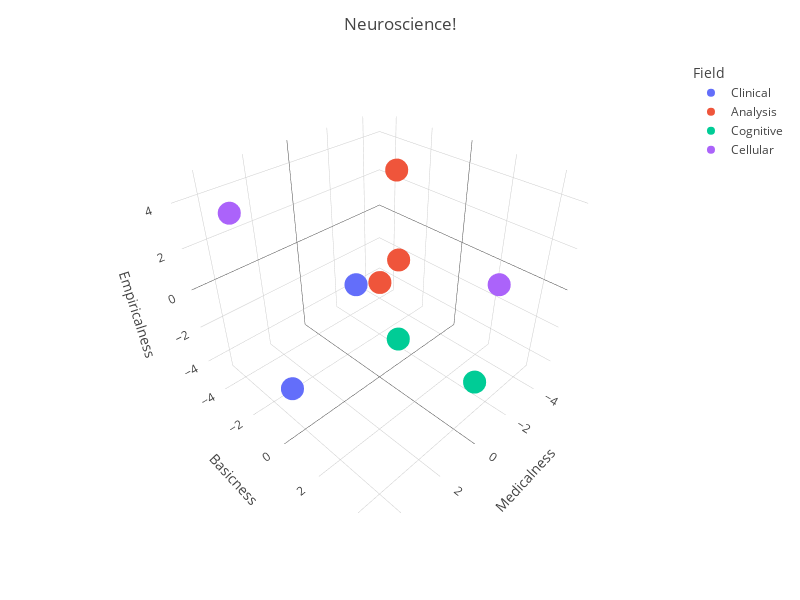

This figure's notebook cell:
### Code cell
fig = px.scatter_3d(df, x='MedicalMaths', y='BasicTranslational', z='EmpiricalTheoretical', color='Field', hover_name='Name')
fig.update_layout(width=800, height=600, title = 'Neuroscience!', template='none',
                  scene = dict(xaxis=dict(title='Medicalness', range=[-5,5]),
                               yaxis=dict(title='Basicness', range=[-5,5]),
                               zaxis=dict(title='Empiricalness', range=[-5,5]),
                               #bgcolor = 'rgb(20, 24, 54)' #, titlefont_color='white'
                           ))
fig.show()

### Figure 1 — Plotly figure (JSON) as saved in the notebook; plotly's stock layout.template omitted (floating-point values rounded to 4 significant figures)
{"data": [{"hovertemplate": "<b>%{hovertext}</b><br><br>Field=Clinical<br>MedicalMaths=%{x}<br>BasicTranslational=%{y}<br>EmpiricalTheoretical=%{z}<extra></extra>", "hovertext": ["Ted", "Jimbob"], "legendgroup": "Clinical", "marker": {"color": "#636efa", "symbol": "circle"}, "mode": "markers", "name": "Clinical", "scene": "scene", "showlegend": true, "type": "scatter3d", "x": [5, 3], "y": [1, 2], "z": [-1, 3]}, {"hovertemplate": "<b>%{hovertext}</b><br><br>Field=Analysis<br>MedicalMaths=%{x}<br>BasicTranslational=%{y}<br>EmpiricalTheoretical=%{z}<extra></extra>", "hovertext": ["Annie", "Julia", "Lana"], "legendgroup": "Analysis", "marker": {"color": "#EF553B", "symbol": "circle"}, "mode": "markers", "name": "Analysis", "scene": "scene", "showlegend": true, "type": "scatter3d", "x": [-4, -5, -1], "y": [-3, -5, 0], "z": [3, -5, 1]}, {"hovertemplate": "<b>%{hovertext}</b><br><br>Field=Cognitive<br>MedicalMaths=%{x}<br>BasicTranslational=%{y}<br>EmpiricalTheoretical=%{z}<extra></extra>", "hovertext": ["Broski", "Julio"], "legendgroup": "Cognitive", "marker": {"color": "#00cc96", "symbol": "circle"}, "mode": "markers", "name": "Cognitive", "scene": "scene", "showlegend": true, "type": "scatter3d", "x": [-1, 0], "y": [4, 1], "z": [-3, -2]}, {"hovertemplate": "<b>%{hovertext}</b><br><br>Field=Cellular<br>MedicalMaths=%{x}<br>BasicTranslational=%{y}<br>EmpiricalTheoretical=%{z}<extra></extra>", "hovertext": ["Peach", "Buzz"], "legendgroup": "Cellular", "marker": {"color": "#ab63fa", "symbol": "circle"}, "mode": "markers", "name": "Cellular", "scene": "scene", "showlegend": true, "type": "scatter3d", "x": [0, 4], "y": [5, -3], "z": [3, 4]}], "layout": {"height": 600, "legend": {"title": {"text": "Field"}, "tracegroupgap": 0}, "margin": {"t": 60}, "scene": {"domain": {"x": [0, 1], "y": [0, 1]}, "xaxis": {"range": [-5, 5], "title": {"text": "Medicalness"}}, "yaxis": {"range": [-5, 5], "title": {"text": "Basicness"}}, "zaxis": {"range": [-5, 5], "title": {"text": "Empiricalness"}}}, "title": {"text": "Neuroscience!"}, "width": 800}}
